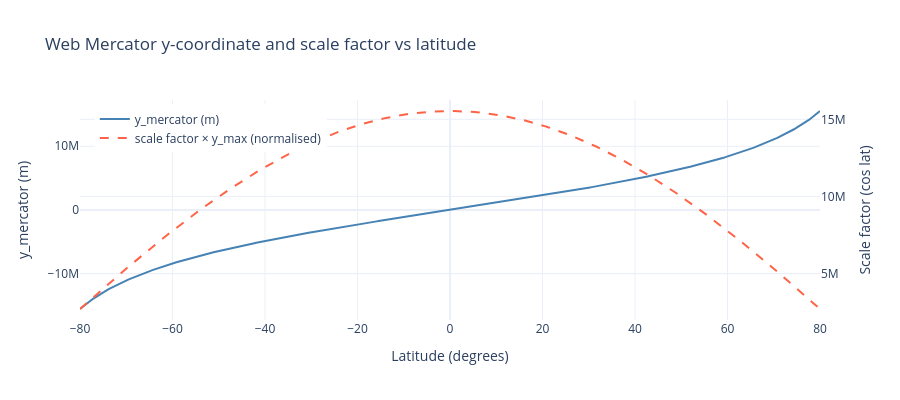

Source (notebook cell):
### Code cell
lats_range = np.linspace(-80, 80, 400)
y_vals = [_project(lat, 0)[1] for lat in lats_range]
scale_factors = [math.cos(math.radians(lat)) for lat in lats_range]

fig = go.Figure()
fig.add_trace(go.Scatter(
    x=lats_range, y=y_vals, name='y_mercator (m)',
    line=dict(color='steelblue', width=2)
))
fig.add_trace(go.Scatter(
    x=lats_range, y=[s * max(y_vals) for s in scale_factors],
    name='scale factor × y_max (normalised)',
    line=dict(color='tomato', width=2, dash='dash'),
    yaxis='y2'
))
fig.update_layout(
    title='Web Mercator y-coordinate and scale factor vs latitude',
    xaxis_title='Latitude (degrees)',
    yaxis_title='y_mercator (m)',
    yaxis2=dict(title='Scale factor (cos lat)', overlaying='y', side='right'),
    template='plotly_white',
    height=400,
    legend=dict(x=0.02, y=0.98)
)
fig.show()

### Figure 1 — Plotly figure (JSON) as saved in the notebook; plotly's stock layout.template omitted (floating-point values rounded to 4 significant figures; data arrays with more than 128 entries replaced by an {"elided": "..."} marker saying what was removed)
{"data": [{"line": {"color": "steelblue", "width": 2}, "name": "y_mercator (m)", "type": "scatter", "x": {"elided": "400 float values"}, "y": {"elided": "400 float values"}}, {"line": {"color": "tomato", "dash": "dash", "width": 2}, "name": "scale factor × y_max (normalised)", "type": "scatter", "x": {"elided": "400 float values"}, "y": {"elided": "400 float values"}, "yaxis": "y2"}], "layout": {"height": 400, "legend": {"x": 0.02, "y": 0.98}, "title": {"text": "Web Mercator y-coordinate and scale factor vs latitude"}, "xaxis": {"title": {"text": "Latitude (degrees)"}}, "yaxis": {"title": {"text": "y_mercator (m)"}}, "yaxis2": {"overlaying": "y", "side": "right", "title": {"text": "Scale factor (cos lat)"}}}}
